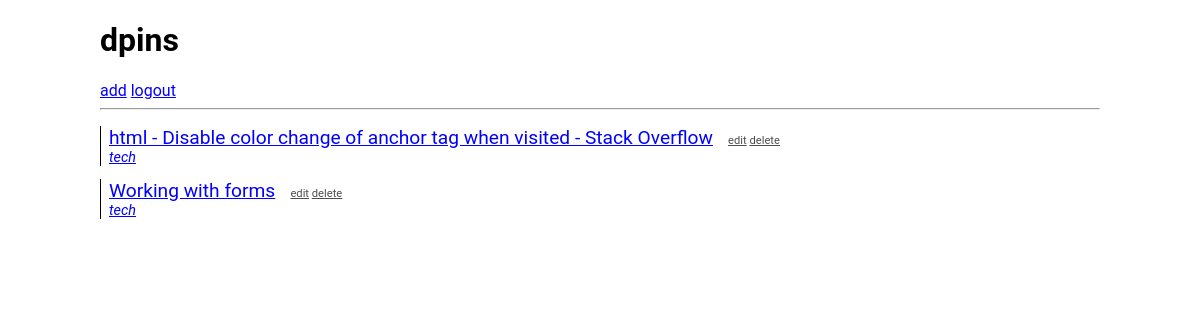
Screenshot of /tag/tech/ (signed in) with the database file from the repository.
### bookmarks/models.py (models this page shows, shortened)
class Bookmark(models.Model):
    title = models.CharField(max_length=300)
    tags = models.ManyToManyField('Tag', related_name="bookmarks", blank=True)
    url = models.URLField()
    date_time_added = models.DateTimeField(auto_now_add=True)
    user = models.ForeignKey(User, on_delete=models.CASCADE, related_name='bookmarks')

class Tag(models.Model):
    word = models.CharField(max_length=30)
    user = models.ForeignKey(User, on_delete=models.CASCADE)

### bookmarks/views.py (the view)
# urls.py: path('tag/<word>/', views.tag_view, name='tag'),
@login_required
def tag_view(request, word):
    try:
        tag = Tag.objects.get(word=word)
        bookmarks = tag.bookmarks.all()
    except ObjectDoesNotExist:
        bookmarks = []
    paginator = Paginator(bookmarks, 25)
    page_number = request.GET.get('page')
    page_obj = paginator.get_page(page_number)
    return render(request, 'tag.html', {'bookmarks': page_obj})

### bookmarks/templates/tag.html (shortened to what this page needs)
{% extends "base.html" %}
{% load static %}
{% block content %}
<header><h1>dpins</h1></header>
<div id="commands_container">
  <div class="command"><a href="{% url 'bookmark_add' %}">add</a></div>
  <div class="command"><a href="{% url 'logout' %}">logout</a></div>
</div>
<hr>
<div id="bm_container">
  {% for bookmark in bookmarks %}
  {% include 'bookmark_snippet.html' with bookmark=bookmark %}
  {% endfor %}
</div>
{% endblock %}

### bookmarks/templates/bookmark_snippet.html
<div class="bm">
    <div class="bm_row_1">
      <a class="bm_title" href="{{bookmark.url}}" target="_blank">{{bookmark.title}}</a>
      <div class="bm_commands">
	<a href="{% url 'bookmark_edit' bookmark.id %}">edit</a>
	<a href="{% url 'bookmark_delete' bookmark.id %}">delete</a>
      </div>
    </div>
    <div id="tags_container">
      {% for tag in bookmark.tags.all %}
      <a href="{% url 'tag' tag.word %}">{{ tag.word }}</a>
      {% endfor %}
    </div>
</div>

### bookmarks/static/bookmarks/main.css (style rules this page uses)
body { font-family: "Roboto", sans-serif; }
#bm_container { display: block; margin-top: 1em; }
.bm { display: block; margin-top: 0.8em; margin-bottom: 0.8em; border-left: 1px solid black; padding-left: 0.5em; }
.bm_commands { display: inline; font-size: 0.7em; margin-left: 1em; }
.bm_commands a { color: #4f4f4f; }
a { color:#0000FF; }
a.bm_title { font-size: 1.2em; }
#tags_container { display: block; font-size: 0.9em; font-style: italic; }
#commands_container { display: block; }
.command { display: inline; }

### rows the page displays
Bookmark: title "html - Disable color change of anchor tag when visited - Stack Overflow"
Tag: word "tech"
Bookmark: title "Working with forms"
